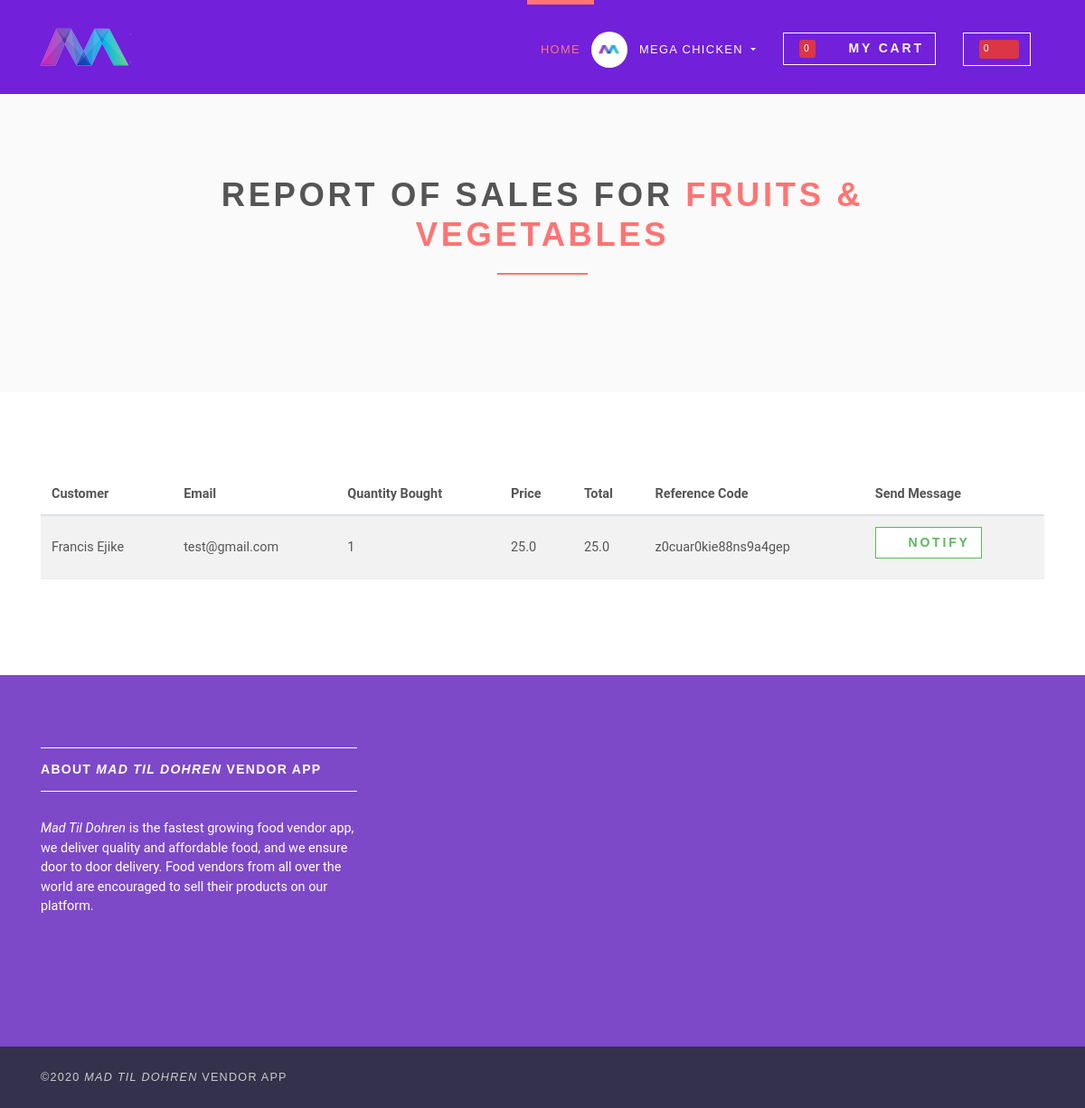
/vendor/dashboard/all-customers/1/ (signed in), run on an earlier commit of the app's database.
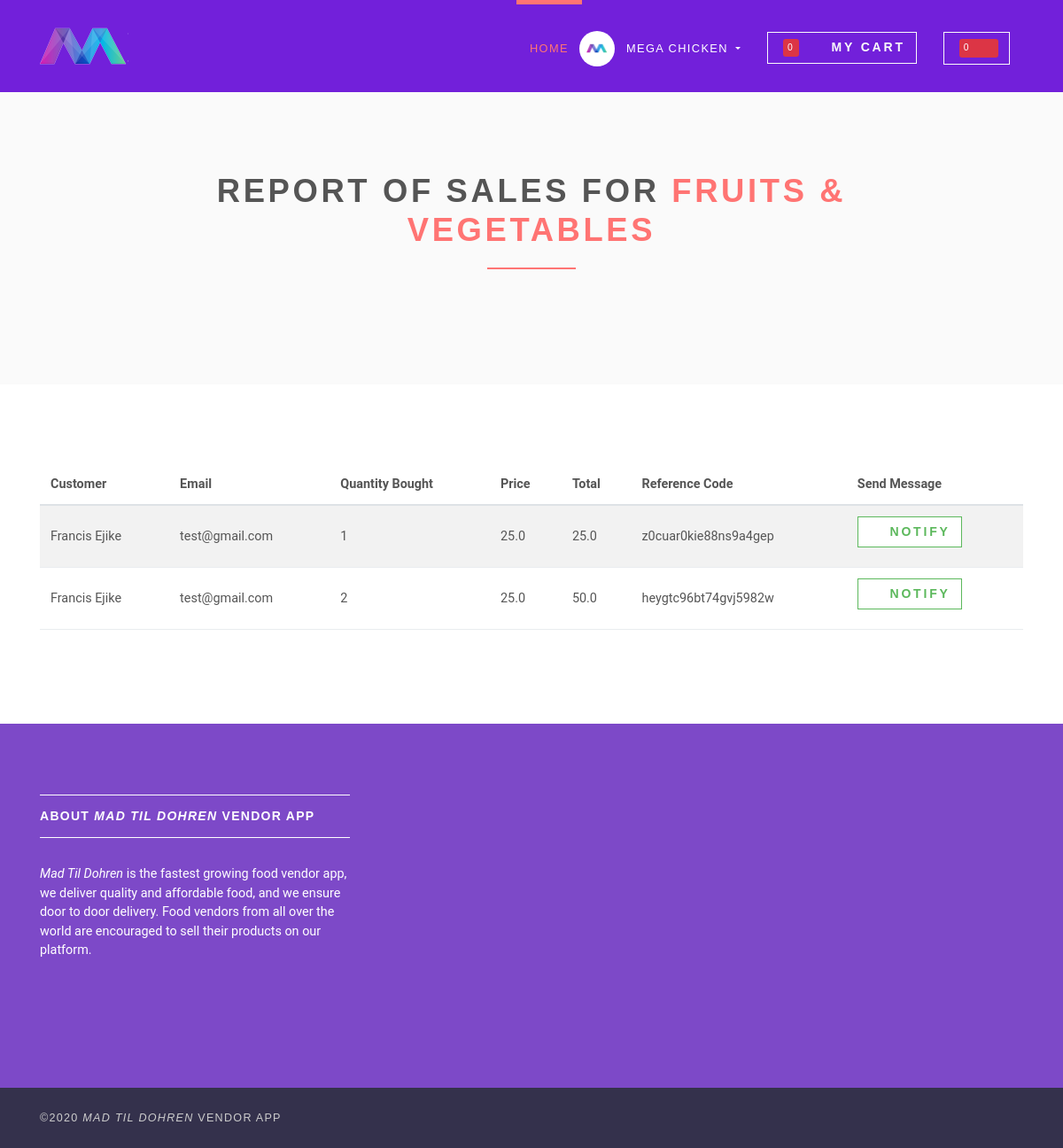
And on a later commit of the database.
### foodvendor/models.py (models this page shows, shortened)
class MenuItem(models.Model):
    user = models.ForeignKey(settings.AUTH_USER_MODEL, on_delete=models.CASCADE)
    ordered = models.BooleanField(default=False)
    menu = models.ForeignKey(Menu, on_delete=models.CASCADE)
    quantity = models.IntegerField(default=1)
    def get_total_discount_item_price(self):
        return self.quantity * self.menu.discount_price

class Menu(models.Model):
    none = 0
    Daily = 1
    Weekly = 7
    Monthly = 30
    Quarterly = 90
    SemiAnual = 180
    Yearly = 365
    Frequency_Of_Recurrence = (
        (none, "None"),
        (Daily, "Daily"),
        (Weekly, "Weekly"),
        (Monthly, "Monthly"),
        (Quarterly, "After 3 Months"),
        (SemiAnual, "After 6 Months"),
        (Yearly, "After 12 Months")
    )
    vendor = models.ForeignKey(Vendor, on_delete=models.CASCADE)
    name = models.CharField(verbose_name="food name", null=False, blank=False, max_length=100)
    description = models.TextField(verbose_name="Food Description", max_length=350, null=False, blank=False)
    price = models.FloatField(verbose_name="Price ($)", default=0.00)
    discount_price = models.FloatField(blank=True, null=True)
    image = models.ImageField(upload_to='images/', default='veggies.jpg')
    isrecurring = models.BooleanField(default=False)
    frequencyofrecurrence = models.IntegerField(choices=Frequency_Of_Recurrence)
    datetimecreated = models.DateTimeField(verbose_name='date-time-created', auto_now_add=True)

class Order(models.Model):
    user = models.ForeignKey(settings.AUTH_USER_MODEL, on_delete=models.CASCADE)
    itemsordered = models.ManyToManyField(MenuItem, verbose_name="menuitem", default=None, blank=True)
    ref_code = models.CharField(max_length=20, blank=True, null=True)
    start_date = models.DateTimeField(auto_now_add=True)
    dateandtimeoforder = models.DateTimeField(verbose_name='date-time-ordered')
    ordered = models.BooleanField(default=False)
    shipping_address = models.ForeignKey(
        'Address', related_name='shipping_address', on_delete=models.SET_NULL, blank=True, null=True)
    billing_address = models.ForeignKey(
        'Address', related_name='billing_address', on_delete=models.SET_NULL, blank=True, null=True)
    payment = models.ForeignKey(
        'Payment', on_delete=models.SET_NULL, blank=True, null=True)
    orderstatus = models.ForeignKey(OrderStatus, on_delete=models.SET_NULL, blank=True, null=True)
    '''
        1. Item added to cart
        2. Adding a billing address
        (Failed checkout)
        3. Payment
        (Preprocessing, processing, packaging etc.)
        4. Orderstatus
        (being delivered, received, refund_requested, refund granted)
        '''

### accounts/models.py (models this page shows, shortened)
class User(AbstractBaseUser):
    username = None
    email = models.EmailField(verbose_name='email', max_length=60, unique=True, blank=False,
                              error_messages={
                                  'unique': "A user with that email already exists.",
                              })
    phonenumber = models.CharField(verbose_name="phone number", max_length=20, unique=True, blank=False,
                                   error_messages={
                                       'unique': "Phone number already exists.",
                                   })
    datetimecreated = models.DateTimeField(verbose_name='date joined', auto_now_add=True)
    stripe_customer_id = models.CharField(max_length=50, blank=True, null=True)
    one_click_purchasing = models.BooleanField(default=False)
    last_login = models.DateTimeField(verbose_name='last login', auto_now=True)
    is_admin = models.BooleanField(default=False)
    is_active = models.BooleanField(default=True)
    is_staff = models.BooleanField(default=False)
    is_superuser = models.BooleanField(default=False)
    is_vendor = models.BooleanField(default=False)
    is_customer = models.BooleanField(default=False)
    first_name = models.CharField(max_length=50)
    last_name = models.CharField(max_length=50, blank=True)
    USERNAME_FIELD = "email"
    REQUIRED_FIELDS = ['first_name', 'last_name']
    objects = MyAccountManager()

### foodvendor/views/vendor.py (the view)
# urls.py: path('all-customers/<int:id>/', CustomersListView.as_view(), name='all-customers'),
class CustomersListView(ListView):
    model = MenuItem
    template_name = 'foodvendor/vendor/customers.html'
    context_object_name = 'customers'
    paginate_by = 5
    @method_decorator(login_required(login_url=reverse_lazy('login')))
    @method_decorator(user_is_vendor)
    def dispatch(self, request, *args, **kwargs):
        return super().dispatch(self.request, *args, **kwargs)
    def get_queryset(self):
        menu = Menu.objects.get(id=self.kwargs['id'])
        return MenuItem.objects.filter(menu=menu, ordered=True).order_by('id')
    def get_context_data(self, **kwargs):
        context = super().get_context_data(**kwargs)
        context['menu'] = Menu.objects.get(id=self.kwargs['id'])
        return context

### foodvendor/templatetags/cart_template_tags.py (called while the page is built)
@register.filter
def cart_item_count(user):
    if user.is_authenticated:
        qs = Order.objects.filter(user=user, ordered=False)
        if qs.exists():
            return qs[0].itemsordered.count()
    return 0

@register.filter
def unread_notification(user):
    qs = Notification.objects.filter(receiver=user, messagestatus=MessageStatus.objects.get(name='message sent')).annotate(num_user=Count('sender')).count()
    return qs

### templates/foodvendor/vendor/customers.html (shortened to what this page needs)
{% extends 'base.html' %}
{% load static %}
{% block content %}
<section class="bg-light-gray">
    <div class="container">
        <div class="row">
            <div class="col-lg-8 mx-auto">
                <h1 class="heading">Report of sales for <span class="accent">{{ menu.name }}</span></h1>
            </div>
        </div>
    </div>
</section>
<section>
    <div class="container">
        <div class="row">
            <div class="col-lg-12">
                <div class="table-responsive">
                    <table class="table table-striped table-hover table-client-dashboard">
                        <thead>
                        <tr>
                            <th>Customer</th>
                            <th>Email</th>
                            <th>Quantity Bought</th>
                            <th>Price</th>
                            <th>Total</th>
                            <th>Reference Code</th>
                            <th>Send Message</th>
                        </tr>
                        </thead>
                        <tbody>
                        {% for customer in customers %}
                            <tr>
                                <td>{{ customer.user.first_name }} {{ customer.user.last_name }}</td>
                                <td>{{ customer.user.email }}</td>
                                <td>{{ customer.quantity }}</td>
                                <td>
                                    {% if customer.menu.discount_price %}
                                        {{ customer.menu.discount_price }}
                                    {% else %}
                                        {{customer.menu.price}}
                                    {% endif %}
                                </td>
                                <td>
                                    {% if customer.menu.discount_price %}
                                        {{customer.get_total_discount_item_price }}
                                    {% else %}
                                        {{customer.get_total_item_price}}
                                    {% endif %}
                                </td>
                                <td>
                                    {% for i in customer.order_set.all %}
                                        {{ i.ref_code}}
                                    {% endfor %}
                                </td>
                                <td>
                                    {% for i in customer.order_set.all %}
                                    <a href="{% url 'send-notification' i.id %}" class="btn btn-outline-white-success">
                                        <i class="fa fa-envelope"></i>Notify
                                    </a>
                                    {% endfor %}
                                </td>
                            </tr>
                        {% endfor %}
                        </tbody>
                    </table>
                </div>
            </div>
        </div>
    </div>
</section>
{% endblock %}

What changed in the data, as far as the page shows it:
added MenuItem: user.first_name "Francis", user.last_name "Ejike", user.email "test@gmail.com", quantity "2", menu.discount_price "25.0", get_total_discount_item_price "50.0"
added Order: ref_code "heygtc96bt74gvj5982w"
